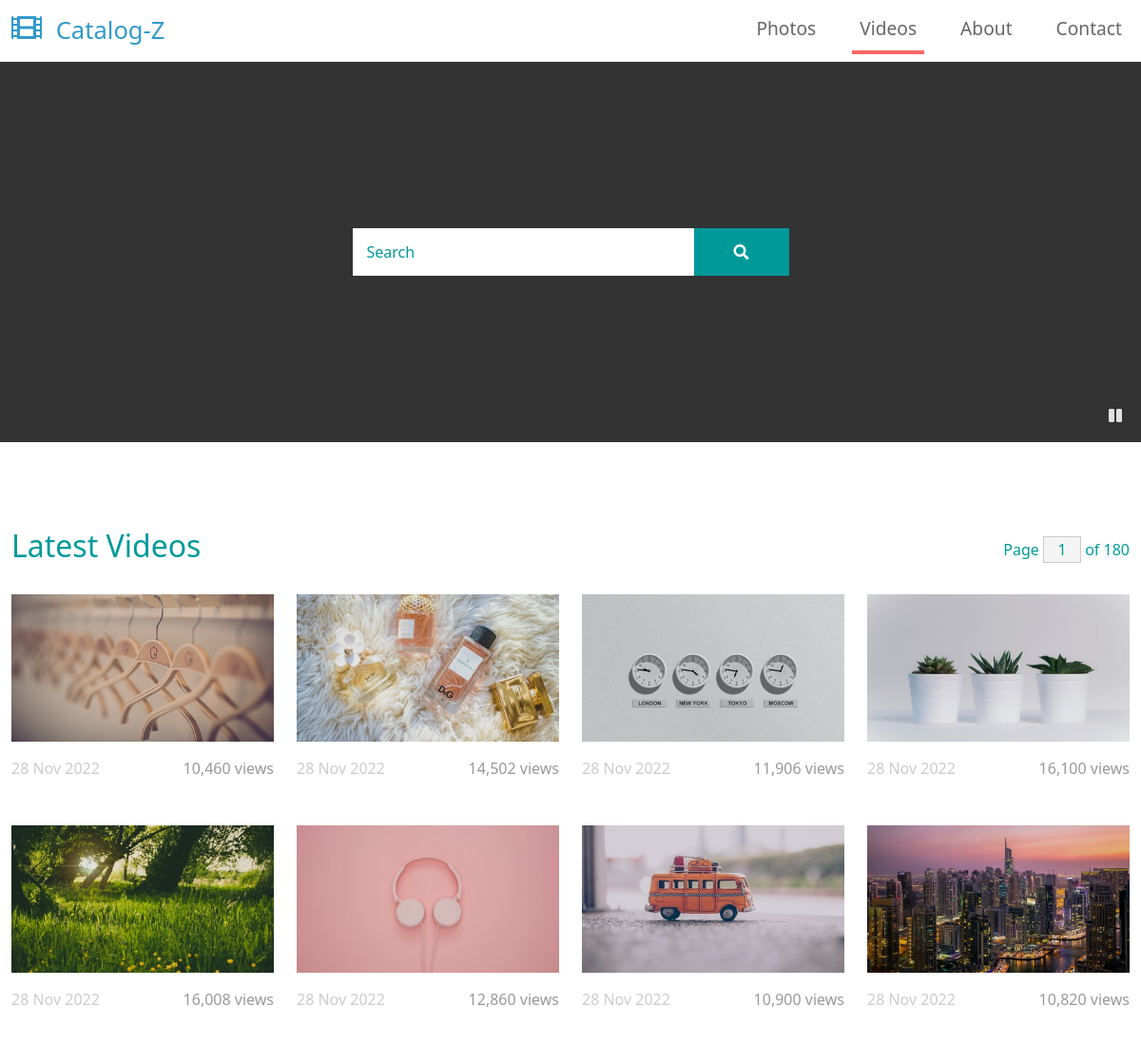
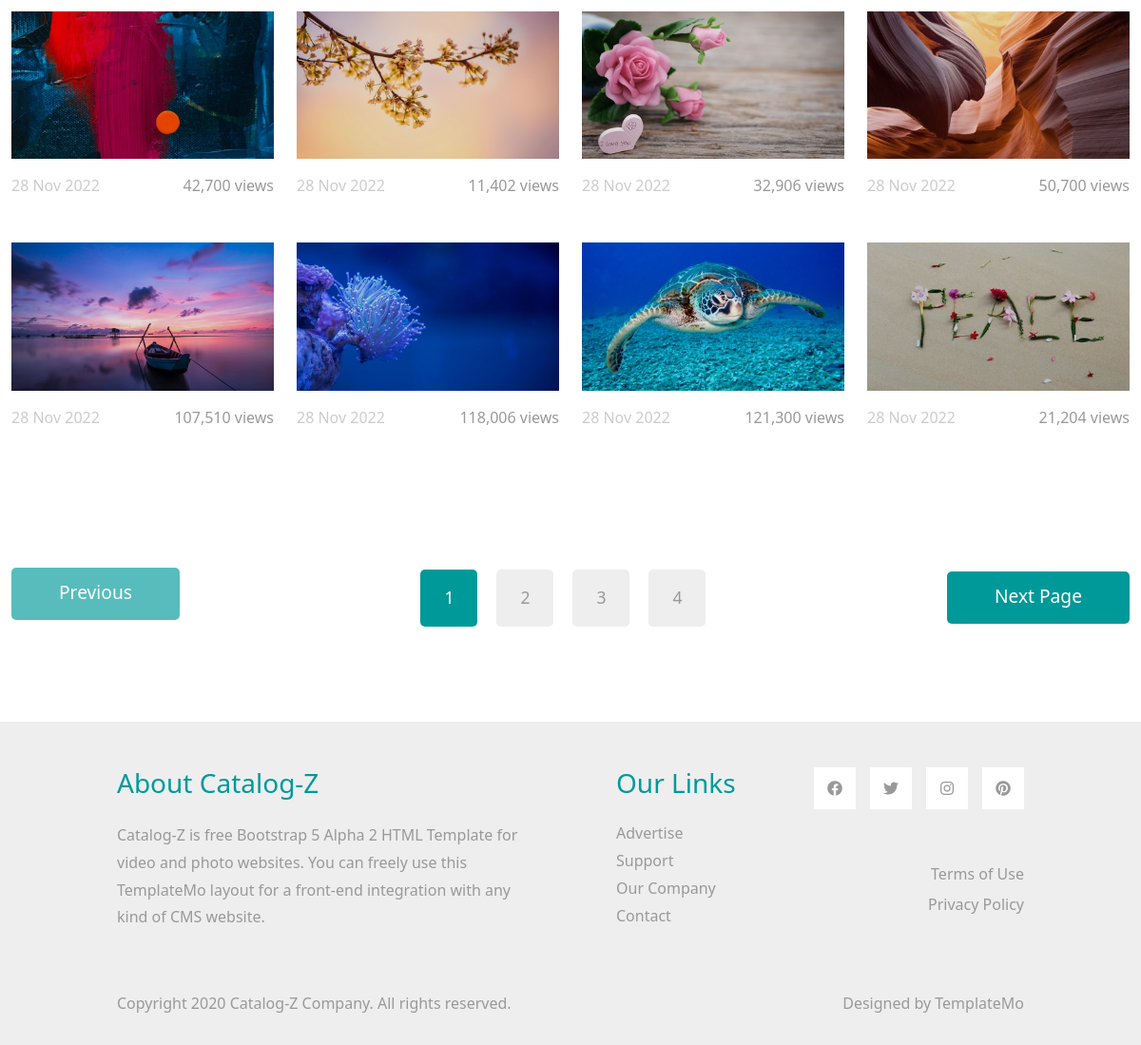
/videos.php, run on the app's committed database (2 pictures, top to bottom).
### tables this page shows
CREATE TABLE `media` (
  `id` int(11) NOT NULL,
  `image_link` text NOT NULL,
  `display_name` varchar(75) NOT NULL,
  `sys_name` varchar(75) NOT NULL,
  `views` int(11) DEFAULT NULL,
  `created_at` datetime DEFAULT NULL,
  `updated_at` datetime DEFAULT NULL,
  `video_link` text DEFAULT NULL,
  `dimension` varchar(20) NOT NULL,
  `format` varchar(10) NOT NULL,
  `duration` varchar(10) DEFAULT NULL,
  `type_id` int(11) NOT NULL
);

### db.php (called while the page is built, shortened)
<?php
class DB {
    private $connection;
    public function __construct($host, $dbname, $username, $password) {
        $this->host = $host;
        $this->dbname = $dbname;
        $this->username = $username;
        $this->password = $password;
        try {
            $this->connection = new \PDO('mysql:host='.$this->host . '; dbname=' . $this->dbname, $this->username, $this->password);
        } catch (\PDOException $e) {
            print "Error!: " . $e->getMessage() . "<br/>";
            die();
        }
    }
    public function getMedias($type) {
        $mediaItems = [];
        $sql = "SELECT *, media.id AS id
                FROM media
                INNER JOIN type ON media.type_id = type.id
                WHERE type.type = '" . $type . "'";
        $query = $this->connection->query($sql);
        while ($row = $query->fetch()) {
            $mediaItems[] = [
                "image_link" => $row["image_link"],
                "display_name" => $row["display_name"],
                "views" => $row["views"],
                "created_at" => $row["created_at"],
                "updated_at" => $row["updated_at"],
                "id" => $row["id"]
            ];
        }
        return $mediaItems;
    }
}

### videos.php (the view, shortened to what this page needs)
<?php
$db = $GLOBALS["db"];
$mediaItems = $db->getMedias('video');
?>
<!DOCTYPE html>
<html lang="en">
<head>
    <link rel="stylesheet" href="css/bootstrap.min.css">
    <link rel="stylesheet" href="fontawesome/css/all.min.css">
    <link rel="stylesheet" href="css/templatemo-style.css">
</head>
<body>
    <nav class="navbar navbar-expand-lg">
        <div class="container-fluid">
            <a class="navbar-brand" href="index.php">
                <i class="fas fa-film mr-2"></i>
                Catalog-Z
            </a>
            <div class="collapse navbar-collapse" id="navbarSupportedContent">
            <ul class="navbar-nav ml-auto mb-2 mb-lg-0">
                <li class="nav-item">
                    <a class="nav-link nav-link-1" href="index.php">Photos</a>
                </li>
                <li class="nav-item">
                    <a class="nav-link nav-link-2 active" aria-current="page" href="videos.php">Videos</a>
                </li>
                <li class="nav-item">
                    <a class="nav-link nav-link-3" href="about.php">About</a>
                </li>
                <li class="nav-item">
                    <a class="nav-link nav-link-4" href="contact.php">Contact</a>
                </li>
            </ul>
            </div>
        </div>
    </nav>
    <div class="tm-hero d-flex justify-content-center align-items-center" id="tm-video-container">
        <i id="tm-video-control-button" class="fas fa-pause"></i>
        <form class="d-flex position-absolute tm-search-form">
            <input class="form-control tm-search-input" type="search" placeholder="Search" aria-label="Search">
            <button class="btn btn-outline-success tm-search-btn" type="submit">
                <i class="fas fa-search"></i>
            </button>
        </form>
    </div>
    <div class="container-fluid tm-container-content tm-mt-60">
        <div class="row mb-4">
            <h2 class="col-6 tm-text-primary">
                Latest Videos
            </h2>
            <div class="col-6 d-flex justify-content-end align-items-center">
                <form action="" class="tm-text-primary">
                    Page <input type="text" value="1" size="1" class="tm-input-paging tm-text-primary"> of 180
                </form>
            </div>
        </div>
        <div class="row tm-mb-90 tm-gallery">
            <?php
                foreach ($mediaItems as $mediaItem) {
            ?>
                <div class="col-xl-3 col-lg-4 col-md-6 col-sm-6 col-12 mb-5">
                    <figure class="effect-ming tm-video-item">
                        <img src="<?php echo $mediaItem["image_link"]; ?>" alt="Image" class="img-fluid">
                        <figcaption class="d-flex align-items-center justify-content-center">
                        </figcaption>
                    </figure>
                    <div class="d-flex justify-content-between tm-text-gray">
                        <span class="tm-text-gray-light"><?php $date = date_create($mediaItem["created_at"]); echo $date->format('d M Y'); ?></span>
                        <span><?php echo number_format($mediaItem["views"]); ?> views</span>
                    </div>
                </div>
            <?php
            }
            ?>
        </div>
        <div class="row tm-mb-90">
            <div class="col-12 d-flex justify-content-between align-items-center tm-paging-col">
                <a href="javascript:void(0);" class="btn btn-primary tm-btn-prev mb-2 disabled">Previous</a>
                <div class="tm-paging d-flex">
                    <a href="javascript:void(0);" class="active tm-paging-link">1</a>
                    <a href="javascript:void(0);" class="tm-paging-link">2</a>
                    <a href="javascript:void(0);" class="tm-paging-link">3</a>
                    <a href="javascript:void(0);" class="tm-paging-link">4</a>
                </div>
                <a href="javascript:void(0);" class="btn btn-primary tm-btn-next">Next Page</a>
            </div>
        </div>
    </div>
    <div class="tm-bg-gray pt-5 pb-3 tm-text-gray">
        <div class="container-fluid tm-container-small">
            <div class="row">
                <div class="col-lg-6 col-md-12 col-12 px-5 mb-5">
                    <h3 class="tm-text-primary mb-4">About Catalog-Z</h3>
                    <p>Catalog-Z is free Bootstrap 5 Alpha 2 HTML Template for video and photo websites. You can freely use this TemplateMo layout for a front-end integration with any kind of CMS website.</p>
                </div>
                <div class="col-lg-3 col-md-6 col-sm-6 col-12 px-5 mb-5">
                    <h3 class="tm-text-primary mb-4">Our Links</h3>
                    <ul class="tm-footer-links pl-0">
                        <li><a href="#">Advertise</a></li>
                        <li><a href="#">Support</a></li>
                        <li><a href="#">Our Company</a></li>
                        <li><a href="#">Contact</a></li>
                    </ul>
                </div>
                <div class="col-lg-3 col-md-6 col-sm-6 col-12 px-5 mb-5">
                    <ul class="tm-social-links d-flex justify-content-end pl-0 mb-5">
                        <li class="mb-2"><a href="https://facebook.com"><i class="fab fa-facebook"></i></a></li>
                        <li class="mb-2"><a href="https://twitter.com"><i class="fab fa-twitter"></i></a></li>
                        <li class="mb-2"><a href="https://instagram.com"><i class="fab fa-instagram"></i></a></li>
                        <li class="mb-2"><a href="https://pinterest.com"><i class="fab fa-pinterest"></i></a></li>
                    </ul>
                    <a href="#" class="tm-text-gray text-right d-block mb-2">Terms of Use</a>
                    <a href="#" class="tm-text-gray text-right d-block">Privacy Policy</a>
                </div>
            </div>
            <div class="row">
                <div class="col-lg-8 col-md-7 col-12 px-5 mb-3">
                    Copyright 2020 Catalog-Z Company. All rights reserved.
                </div>
                <div class="col-lg-4 col-md-5 col-12 px-5 text-right">
                    Designed by <a href="https://templatemo.com" class="tm-text-gray" rel="sponsored" target="_parent">TemplateMo</a>
                </div>
            </div>
        </div>
    </div>
</body>
</html>

### css/templatemo-style.css (style rules this page uses)
p { line-height: 1.8; }
a { text-decoration: none; transition: all 0.3s ease; }
.container-fluid { max-width: 1770px; }
.tm-container-small { max-width: 1050px; }
.btn { border-radius: 0; }
.btn-primary { background-color: #009999; border: 0; border-radius: 5px; padding: 12px 50px 14px; font-size: 1.2rem; }
.btn-primary.disabled, .btn-primary:disabled { background-color: #009999; pointer-events: all; cursor: not-allowed; }
.form-control { padding: 10px 20px; width: 100%; height: auto; }
.navbar-brand { color: #3399CC; font-size: 1.6rem; }
.navbar-brand i { font-size: 2rem; }
.tm-hero { min-height: 200px; background: transparent; }
.tm-mt-60 { margin-top: 60px; }
.tm-mb-90 { margin-bottom: 90px; }
.tm-text-primary { color: #009999; }
.tm-bg-gray { background-color: #EEEEEE; }
.tm-input-paging { width: 40px; border-radius: 0; border: 1px solid #CCCCCC; background: #f4f4f4; text-align: center; }
.nav-item { margin-right: 30px; }
.nav-item:last-child { margin-right: 0; }
.nav-link { color: #666666; border-bottom: 4px solid transparent; font-size: 1.2rem; }
.nav-link-2.active, .nav-link-2:hover { border-color: #FF6666; }
.tm-search-input { width: 360px; border-radius: 0; padding: 12px 15px; color: #009999; border: none; }
.tm-search-input::placeholder { color: #009999; opacity: 1; }
.tm-search-btn { color: white; background-color: #009999; border: none; width: 100px; height: 50px; margin-left: -1px; }
p, .tm-text-gray { color: #999; }
.tm-text-gray-light { color: #CCC; }
.tm-video-item { position: relative; overflow: hidden; text-align: center; cursor: pointer; }
.tm-video-item img { position: relative; display: block; min-height: 100%; max-width: 100%; opacity: 0.8; }
.tm-video-item figcaption { padding: 2em; color: #fff; text-transform: uppercase; font-size: 1.25em; -webkit-backface-visibility: hidden; backface-visibility: hidden; }
.tm-video-item figcaption::before, .tm-video-item figcaption::after { pointer-events: none; }
.tm-video-item figcaption, .tm-video-item figcaption > a { position: absolute; top: 0; left: 0; width: 100%; height: 100%; }
.tm-paging-link { display: flex; justify-content: center; align-items: center; width: 60px; height: 60px; font-size: 1.1rem; color: #999; background-color: #EEEEEE; margin: 10px; border-radius: 5px; text-decoration: none; transition: all 0.3s ease; }
.tm-paging-link:hover, .tm-paging-link.active { background-color: #009999; color: #fff; }
figure.effect-ming { background: #030c17; }
figure.effect-ming img { opacity: 0.9; -webkit-transition: opacity 0.35s; transition: opacity 0.35s; }
figure.effect-ming figcaption::before { position: absolute; top: 30px; right: 30px; bottom: 30px; left: 30px; border: 2px solid #fff; box-shadow: 0 0 0 30px rgba(255,255,255,0.2); content: ''; opacity: 0; -webkit-transition: opacity 0.35s, -webkit-transform 0.35s; transition: opacity 0.35s, transform 0.35s; -webkit-transform: scale3d(1.4,1.4,1); transform: scale3d(1.4,1.4,1); }
.tm-footer-links li { list-style: none; margin-bottom: 5px; }
.tm-footer-links li a { color: #999999; }
.tm-social-links li { list-style: none; margin-right: 15px; }
.tm-social-links li:last-child { margin-right: 0; }
.tm-social-links li a { color: #999999; width: 44px; height: 44px; display: flex; background-color: #fff; align-items: center; justify-content: center; }
#tm-video-container { max-height: 400px; overflow: hidden; background-color: #333; margin-bottom: 90px; position: relative; }
#tm-video-control-button { position: absolute; bottom: 20px; right: 20px; z-index: 1000; color: #e1e1e1; }
.form-control, input:-internal-autofill-selected, select:not([multiple]) { color: #009999 !important; }
.form-control::placeholder { color: #009999; opacity: 1; }

### data on the page
media: image_link (picture), created_at "28 Nov 2022", views "10,460"
media: image_link (picture), created_at "28 Nov 2022", views "14,502"
media: image_link (picture), created_at "28 Nov 2022", views "11,906"
media: image_link (picture), created_at "28 Nov 2022", views "16,100"
media: image_link (picture), created_at "28 Nov 2022", views "16,008"
media: image_link (picture), created_at "28 Nov 2022", views "12,860"
media: image_link (picture), created_at "28 Nov 2022", views "10,900"
media: image_link (picture), created_at "28 Nov 2022", views "10,820"
media: image_link (picture), created_at "28 Nov 2022", views "42,700"
media: image_link (picture), created_at "28 Nov 2022", views "11,402"
media: image_link (picture), created_at "28 Nov 2022", views "32,906"
media: image_link (picture), created_at "28 Nov 2022", views "50,700"
media: image_link (picture), created_at "28 Nov 2022", views "107,510"
media: image_link (picture), created_at "28 Nov 2022", views "118,006"
media: image_link (picture), created_at "28 Nov 2022", views "121,300"
media: image_link (picture), created_at "28 Nov 2022", views "21,204"
